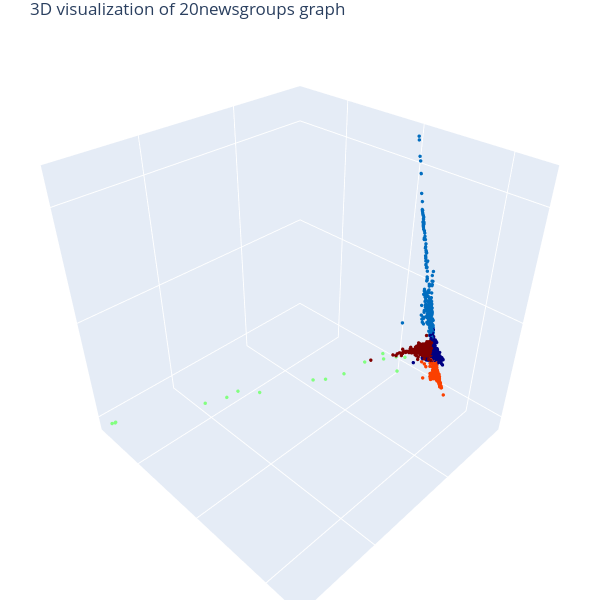

Write notebook code for a chart like this one.
### Code cell
# 3D Visualization
import plotly.graph_objects as go
data = go.Scatter3d(x=X, y=Y, z=Z, mode='markers', marker=dict(size=2, color=Cncut, colorscale='jet', opacity=1)) # data as points
# data = go.Scatter3d(x=Xvis, y=Yvis, z=Zvis, mode='markers', marker=dict(size=1, color=C, colorscale='jet', opacity=1, showscale=True)) # w/ colobar 
fig = go.Figure(data=[data]) 
fig.update_layout(margin=dict(l=0, r=0, b=0, t=30, pad=0)) # tight layout but t=25 required for showing title 
fig.update_layout(autosize=False, width=600, height=600, title_text="3D visualization of 20newsgroups graph") # figure size and title
# fig.update_layout(scene = dict(xaxis = dict(visible=False), yaxis = dict(visible=False), zaxis = dict(visible=False))) # no grid, no axis 
# fig.update_layout(scene = dict(xaxis_title = ' ', yaxis_title = ' ', zaxis_title = ' ')) # no axis name 
fig.update_layout(scene = dict(zaxis = dict(showgrid = True, showticklabels = False), zaxis_title = ' ') ) # no range values, no axis name, grid on
fig.update_layout(scene = dict(yaxis = dict(showgrid = True, showticklabels = False), yaxis_title = ' ') ) # no range values, no axis name, grid on
fig.update_layout(scene = dict(xaxis = dict(showgrid = True, showticklabels = False), xaxis_title = ' ') ) # no range values, no axis name, grid on
fig.layout.scene.aspectratio = {'x':1, 'y':1, 'z':1}
fig.show()

### Figure 1 — Plotly figure (JSON) as saved in the notebook; plotly's stock layout.template omitted (floating-point values rounded to 4 significant figures; data arrays with more than 128 entries replaced by an {"elided": "..."} marker saying what was removed)
{"data": [{"marker": {"color": {"elided": "2000 int values"}, "colorscale": [[0, "rgb(0,0,131)"], [0.2, "rgb(0,60,170)"], [0.4, "rgb(5,255,255)"], [0.6, "rgb(255,255,0)"], [0.8, "rgb(250,0,0)"], [1, "rgb(128,0,0)"]], "opacity": 1, "size": 2}, "mode": "markers", "type": "scatter3d", "x": {"elided": "2000 float values"}, "y": {"elided": "2000 float values"}, "z": {"elided": "2000 float values"}}], "layout": {"autosize": false, "height": 600, "margin": {"b": 0, "l": 0, "pad": 0, "r": 0, "t": 30}, "scene": {"aspectratio": {"x": 1, "y": 1, "z": 1}, "camera": {"center": {"x": 0, "y": 0, "z": 0}, "eye": {"x": 1.25, "y": 1.25, "z": 1.25}, "projection": {"type": "perspective"}, "up": {"x": 0, "y": 0, "z": 1}}, "xaxis": {"showgrid": true, "showticklabels": false, "title": {"text": " "}, "type": "linear"}, "yaxis": {"showgrid": true, "showticklabels": false, "title": {"text": " "}, "type": "linear"}, "zaxis": {"showgrid": true, "showticklabels": false, "title": {"text": " "}, "type": "linear"}}, "title": {"text": "3D visualization of 20newsgroups graph"}, "width": 600}}
